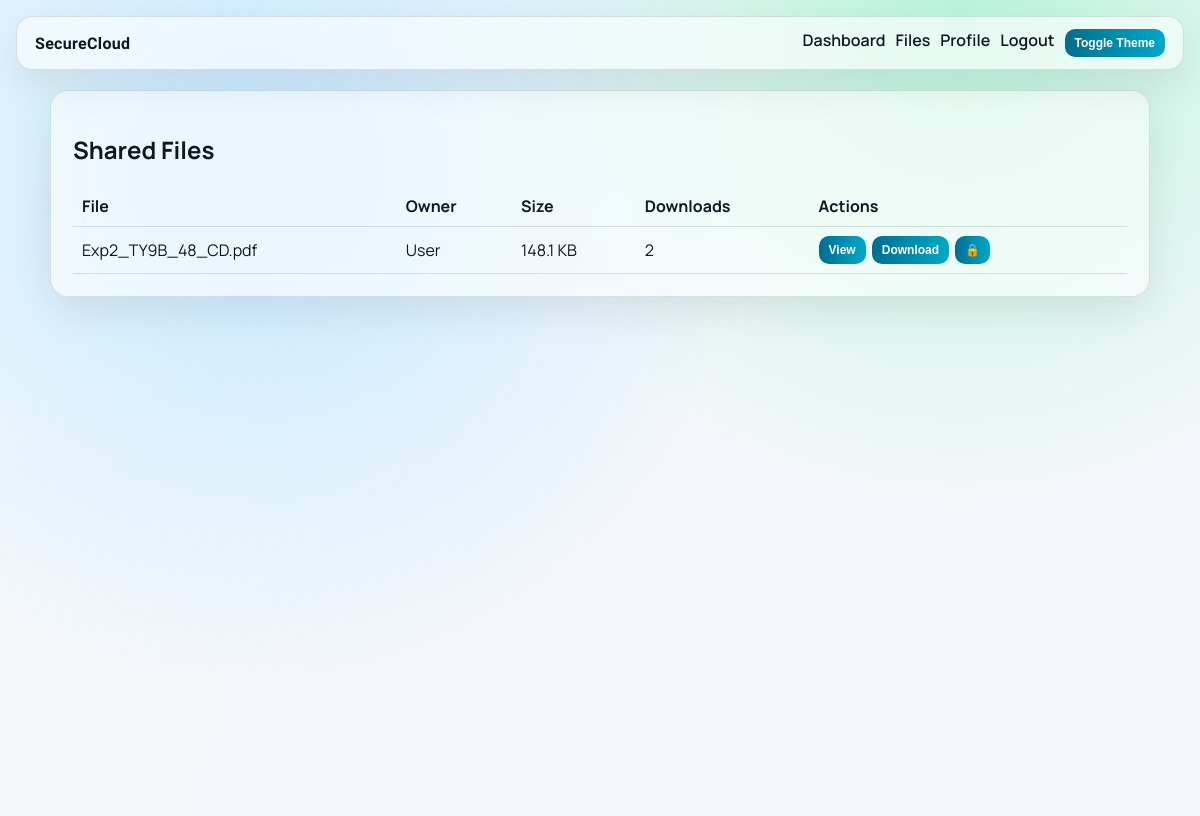
Screenshot of /storage/shared/ (signed in) with the database file from the repository.
### storage/models.py (models this page shows, shortened)
class SecureFile(models.Model):
	owner = models.ForeignKey(
		settings.AUTH_USER_MODEL,
		on_delete=models.CASCADE,
		related_name="owned_files",
	)
	encrypted_file = models.FileField(upload_to="encrypted/")
	original_name = models.CharField(max_length=255)
	sha256_hash = models.CharField(max_length=64)
	encryption_key_digest = models.CharField(max_length=64)
	key_salt = models.CharField(max_length=64)
	fermat_base = models.PositiveBigIntegerField(default=0)
	fermat_modulus = models.PositiveBigIntegerField(default=0)
	fermat_result = models.PositiveBigIntegerField(default=0)
	aes_nonce = models.CharField(max_length=64)
	aes_tag = models.CharField(max_length=64)
	file_size = models.BigIntegerField(default=0)
	upload_date = models.DateTimeField(auto_now_add=True)
	expiry_date = models.DateTimeField(null=True, blank=True)
	download_limit = models.PositiveIntegerField(default=1)
	download_count = models.PositiveIntegerField(default=0)
	description = models.TextField(blank=True)
	shared_with = models.ManyToManyField(
		settings.AUTH_USER_MODEL,
		related_name="shared_files",
		blank=True,
	)
	class Meta:
		ordering = ["-upload_date"]

### accounts/models.py (models this page shows, shortened)
class User(AbstractUser):
	class Role(models.TextChoices):
		ADMIN = "ADMIN", "Admin"
		USER = "USER", "User"
		VIEWER = "VIEWER", "Viewer"
	role = models.CharField(max_length=20, choices=Role.choices, default=Role.USER)
	storage_used = models.BigIntegerField(default=0)
	storage_limit = models.BigIntegerField(default=1024 * 1024 * 1024)

### storage/views.py (the view)
# urls.py: path("shared/", views.shared_files, name="shared"),
@login_required
def shared_files(request):
	files = list_visible_files(request.user)
	share_entries = {
		entry.secure_file_id: entry
		for entry in SecureFileShare.objects.filter(secure_file__in=files, viewer=request.user)
	}
	return render(request, "storage/shared_files.html", {"files": files, "share_entries": share_entries})

### storage/models.py (called while the page is built)
	@property
	def can_download(self):
		return self.permission == self.Permission.VIEW_DOWNLOAD

### storage/services.py (called while the page is built)
def list_visible_files(user: User):
    if user.role == User.Role.ADMIN:
        return SecureFile.objects.all()
    if user.role == User.Role.USER:
        return SecureFile.objects.filter(owner=user)
    return SecureFile.objects.filter(share_entries__viewer=user).distinct()

### storage/templatetags/storage_extras.py (called while the page is built)
@register.filter
def get_item(dictionary, key):
    if dictionary is None:
        return None
    return dictionary.get(key)

### templates/storage/shared_files.html (shortened to what this page needs)
{% extends 'base.html' %}
{% load storage_extras %}
{% block content %}
<section class="glass panel">
    <h2>Shared Files</h2>
    <table class="table">
        <tr><th>File</th><th>Owner</th><th>Size</th><th>Downloads</th><th>Actions</th></tr>
        {% for f in files %}
        <tr>
            <td>{{ f.original_name }}</td>
            <td>{{ f.owner.username }}</td>
            <td>{{ f.file_size|filesizeformat }}</td>
            <td>{{ f.download_count }}</td>
            <td class="action-row">
                <button
                    class="btn small secure-action"
                    type="button"
                    data-url="{% url 'storage:view' f.id %}"
                    data-mode="decrypt"
                    data-file="{{ f.original_name }}"
                    data-hash="{{ f.sha256_hash }}"
                    data-fermat="{{ f.fermat_base }}^(p-1) mod {{ f.fermat_modulus }} = {{ f.fermat_result }}"
                >View</button>
                {% with share=share_entries|get_item:f.id %}
                    {% if share and share.can_download %}
                    <button
                        class="btn small secure-action"
                        type="button"
                        data-url="{% url 'storage:download' f.id %}"
                        data-mode="decrypt"
                        data-file="{{ f.original_name }}"
                        data-hash="{{ f.sha256_hash }}"
                        data-fermat="{{ f.fermat_base }}^(p-1) mod {{ f.fermat_modulus }} = {{ f.fermat_result }}"
                    >Download</button>
                    {% endif %}
                {% endwith %}
                <button
                    class="btn small"
                    type="button"
                    onclick="showPipeline(this, true)"
                    data-file="{{ f.original_name }}"
                    data-hash="{{ f.sha256_hash }}"
                    data-fermat="{{ f.fermat_base }}^(p-1) mod {{ f.fermat_modulus }} = {{ f.fermat_result }}"
                    title="Show cryptography pipeline"
                >&#128274;</button>
            </td>
        </tr>
        {% empty %}<tr><td colspan="5">No files are shared with you.</td></tr>{% endfor %}
    </table>
</section>
{% endblock %}

### static/css/style.css (style rules this page uses)
:root { --bg: #f4f7fb; --text: #0f1722; --card: rgba(255, 255, 255, 0.58); --stroke: rgba(15, 23, 34, 0.12); --accent: #006e90; --accent-2: #7dd3fc; --danger: #be123c; }
* { box-sizing: border-box; }
body { margin: 0; font-family: 'Manrope', sans-serif; color: var(--text); background: radial-gradient(circle at 20% 20%, #bde7ff 0, transparent 45%), radial-gradient(circle at 80% 0%, #baf4dc 0, transparent 40%), var(--bg); min-height: 100vh; }
.glass { backdrop-filter: blur(14px); background: var(--card); border: 1px solid var(--stroke); box-shadow: 0 14px 40px rgba(0, 0, 0, 0.08); }
.hero, .panel, .form-wrap { border-radius: 18px; padding: 22px; margin-bottom: 20px; }
.btn { border: none; border-radius: 10px; padding: 10px 16px; background: linear-gradient(90deg, var(--accent), #00a8c8); color: #fff; font-weight: 700; cursor: pointer; text-decoration: none; display: inline-block; }
.btn.small { padding: 7px 10px; font-size: 12px; }
.table { width: 100%; border-collapse: collapse; }
.table th, .table td { border-bottom: 1px solid var(--stroke); padding: 9px; text-align: left; }
.action-row { display: flex; flex-wrap: wrap; gap: 6px; }

### rows the page displays
SecureFile: original_name "Exp2_TY9B_48_CD.pdf", owner.username "User", file_size|filesizeformat "148.1 KB", download_count "2"
